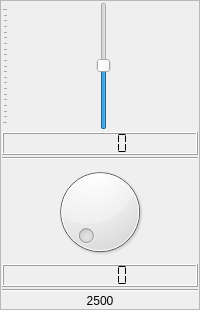
                     <widget class="QFrame" name="verticalFrame_22">
                      <property name="frameShape">
                       <enum>QFrame::StyledPanel</enum>
                      </property>
                      <layout class="QVBoxLayout" name="verticalLayout_23">
                       <property name="spacing">
                        <number>2</number>
                       </property>
                       <property name="leftMargin">
                        <number>1</number>
                       </property>
                       <property name="topMargin">
                        <number>1</number>
                       </property>
                       <property name="rightMargin">
                        <number>1</number>
                       </property>
                       <property name="bottomMargin">
                        <number>1</number>
                       </property>
                       <item>
                        <widget class="QSlider" name="eq_sld_19">
                         <property name="sizePolicy">
                          <sizepolicy hsizetype="Preferred" vsizetype="Expanding">
                           <horstretch>0</horstretch>
                           <verstretch>0</verstretch>
                          </sizepolicy>
                         </property>
                         <property name="minimumSize">
                          <size>
                           <width>0</width>
                           <height>128</height>
                          </size>
                         </property>
                         <property name="minimum">
                          <number>-300</number>
                         </property>
                         <property name="maximum">
                          <number>300</number>
                         </property>
                         <property name="singleStep">
                          <number>10</number>
                         </property>
                         <property name="value">
                          <number>1</number>
                         </property>
                         <property name="orientation">
                          <enum>Qt::Vertical</enum>
                         </property>
                         <property name="tickPosition">
                          <enum>QSlider::TicksAbove</enum>
                         </property>
                         <property name="tickInterval">
                          <number>30</number>
                         </property>
                        </widget>
                       </item>
                       <item>
                        <widget class="QLCDNumber" name="lcdNumber_90">
                         <property name="smallDecimalPoint">
                          <bool>true</bool>
                         </property>
                         <property name="segmentStyle">
                          <enum>QLCDNumber::Flat</enum>
                         </property>
                        </widget>
                       </item>
                       <item>
                        <widget class="Line" name="line_80">
                         <property name="orientation">
                          <enum>Qt::Horizontal</enum>
                         </property>
                        </widget>
                       </item>
                       <item>
                        <widget class="QDial" name="dial_19">
                         <property name="maximumSize">
                          <size>
                           <width>16777215</width>
                           <height>16777215</height>
                          </size>
                         </property>
                         <property name="minimum">
                          <number>1</number>
                         </property>
                         <property name="maximum">
                          <number>500</number>
                         </property>
                         <property name="singleStep">
                          <number>10</number>
                         </property>
                        </widget>
                       </item>
                       <item>
                        <widget class="QLCDNumber" name="lcdNumber_49">
                         <property name="smallDecimalPoint">
                          <bool>true</bool>
                         </property>
                         <property name="segmentStyle">
                          <enum>QLCDNumber::Flat</enum>
                         </property>
                        </widget>
                       </item>
                       <item>
                        <widget class="Line" name="line_19">
                         <property name="orientation">
                          <enum>Qt::Horizontal</enum>
                         </property>
                        </widget>
                       </item>
                       <item>
                        <widget class="QLabel" name="label_48">
                         <property name="text">
                          <string>2500</string>
                         </property>
                         <property name="scaledContents">
                          <bool>true</bool>
                         </property>
                         <property name="alignment">
                          <set>Qt::AlignCenter</set>
                         </property>
                        </widget>
                       </item>
                      </layout>
                     </widget>
